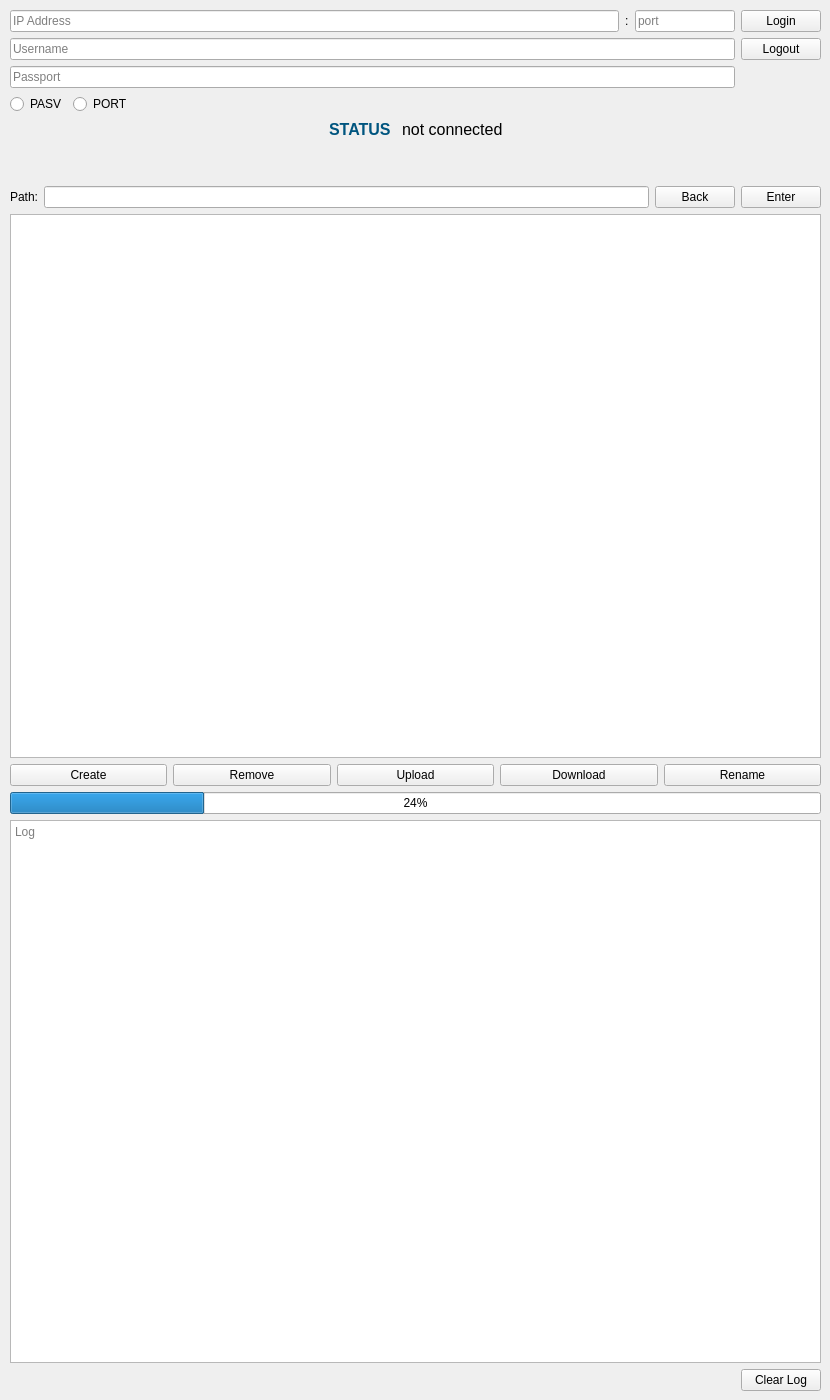
<?xml version="1.0" encoding="UTF-8"?>
<ui version="4.0">
 <class>ClientWindow</class>
 <widget class="QWidget" name="ClientWindow">
  <property name="geometry">
   <rect>
    <x>0</x>
    <y>0</y>
    <width>830</width>
    <height>1400</height>
   </rect>
  </property>
  <property name="sizePolicy">
   <sizepolicy hsizetype="Fixed" vsizetype="Fixed">
    <horstretch>0</horstretch>
    <verstretch>0</verstretch>
   </sizepolicy>
  </property>
  <property name="windowTitle">
   <string>ClientWindow</string>
  </property>
  <widget class="QWidget" name="verticalLayoutWidget">
   <property name="geometry">
    <rect>
     <x>10</x>
     <y>10</y>
     <width>811</width>
     <height>1381</height>
    </rect>
   </property>
   <layout class="QVBoxLayout" name="verticalLayout" stretch="0,0,0,0,4,0,0,4,0">
    <property name="sizeConstraint">
     <enum>QLayout::SetDefaultConstraint</enum>
    </property>
    <item>
     <layout class="QHBoxLayout" name="horizontalLayout">
      <item>
       <layout class="QVBoxLayout" name="verticalLayout_2">
        <item>
         <layout class="QHBoxLayout" name="horizontalLayout_5" stretch="0,0,0">
          <item>
           <widget class="QLineEdit" name="lineEdit_IP">
            <property name="sizePolicy">
             <sizepolicy hsizetype="Expanding" vsizetype="Fixed">
              <horstretch>10</horstretch>
              <verstretch>0</verstretch>
             </sizepolicy>
            </property>
            <property name="maxLength">
             <number>15</number>
            </property>
            <property name="placeholderText">
             <string>IP Address</string>
            </property>
           </widget>
          </item>
          <item>
           <widget class="QLabel" name="label">
            <property name="text">
             <string>:</string>
            </property>
           </widget>
          </item>
          <item>
           <widget class="QLineEdit" name="lineEdit_port">
            <property name="sizePolicy">
             <sizepolicy hsizetype="Expanding" vsizetype="Fixed">
              <horstretch>0</horstretch>
              <verstretch>0</verstretch>
             </sizepolicy>
            </property>
            <property name="minimumSize">
             <size>
              <width>30</width>
              <height>19</height>
             </size>
            </property>
            <property name="maximumSize">
             <size>
              <width>100</width>
              <height>50</height>
             </size>
            </property>
            <property name="styleSheet">
             <string notr="true"/>
            </property>
            <property name="maxLength">
             <number>5</number>
            </property>
            <property name="frame">
             <bool>true</bool>
            </property>
            <property name="placeholderText">
             <string>port</string>
            </property>
           </widget>
          </item>
         </layout>
        </item>
        <item>
         <widget class="QLineEdit" name="lineEdit_username">
          <property name="placeholderText">
           <string>Username</string>
          </property>
         </widget>
        </item>
        <item>
         <widget class="QLineEdit" name="lineEdit_password">
          <property name="echoMode">
           <enum>QLineEdit::Password</enum>
          </property>
          <property name="placeholderText">
           <string>Passport</string>
          </property>
         </widget>
        </item>
        <item>
         <layout class="QHBoxLayout" name="horizontalLayout_4">
          <item>
           <widget class="QRadioButton" name="radioButton_PASV">
            <property name="text">
             <string>PASV</string>
            </property>
           </widget>
          </item>
          <item>
           <widget class="QRadioButton" name="radioButton_PORT">
            <property name="text">
             <string>PORT</string>
            </property>
           </widget>
          </item>
          <item>
           <spacer name="horizontalSpacer">
            <property name="orientation">
             <enum>Qt::Horizontal</enum>
            </property>
            <property name="sizeHint" stdset="0">
             <size>
              <width>40</width>
              <height>20</height>
             </size>
            </property>
           </spacer>
          </item>
         </layout>
        </item>
       </layout>
      </item>
      <item>
       <layout class="QVBoxLayout" name="verticalLayout_3">
        <item>
         <widget class="QPushButton" name="pushButton_login">
          <property name="enabled">
           <bool>true</bool>
          </property>
          <property name="contextMenuPolicy">
           <enum>Qt::DefaultContextMenu</enum>
          </property>
          <property name="autoFillBackground">
           <bool>false</bool>
          </property>
          <property name="text">
           <string>Login</string>
          </property>
          <property name="checkable">
           <bool>false</bool>
          </property>
          <property name="autoDefault">
           <bool>false</bool>
          </property>
          <property name="default">
           <bool>false</bool>
          </property>
          <property name="flat">
           <bool>false</bool>
          </property>
         </widget>
        </item>
        <item>
         <widget class="QPushButton" name="pushButton_logout">
          <property name="text">
           <string>Logout</string>
          </property>
         </widget>
        </item>
        <item>
         <spacer name="verticalSpacer_2">
          <property name="orientation">
           <enum>Qt::Vertical</enum>
          </property>
          <property name="sizeHint" stdset="0">
           <size>
            <width>20</width>
            <height>40</height>
           </size>
          </property>
         </spacer>
        </item>
       </layout>
      </item>
     </layout>
    </item>
    <item>
     <layout class="QHBoxLayout" name="horizontalLayout_6">
      <item>
       <spacer name="horizontalSpacer_3">
        <property name="orientation">
         <enum>Qt::Horizontal</enum>
        </property>
        <property name="sizeHint" stdset="0">
         <size>
          <width>40</width>
          <height>20</height>
         </size>
        </property>
       </spacer>
      </item>
      <item>
       <widget class="QLabel" name="label_status">
        <property name="text">
         <string>&lt;html&gt;&lt;head/&gt;&lt;body&gt;&lt;p&gt;&lt;span style=&quot; font-size:12pt; font-weight:600; color:#00557f;&quot;&gt;STATUS &lt;/span&gt;&lt;/p&gt;&lt;/body&gt;&lt;/html&gt;</string>
        </property>
       </widget>
      </item>
      <item>
       <widget class="QLabel" name="label_status_content">
        <property name="sizePolicy">
         <sizepolicy hsizetype="Fixed" vsizetype="Fixed">
          <horstretch>0</horstretch>
          <verstretch>0</verstretch>
         </sizepolicy>
        </property>
        <property name="text">
         <string>&lt;html&gt;&lt;head/&gt;&lt;body&gt;&lt;p&gt;&lt;span style=&quot; font-size:12pt;&quot;&gt;not connected&lt;/span&gt;&lt;/p&gt;&lt;/body&gt;&lt;/html&gt;</string>
        </property>
       </widget>
      </item>
      <item>
       <spacer name="horizontalSpacer_2">
        <property name="orientation">
         <enum>Qt::Horizontal</enum>
        </property>
        <property name="sizeHint" stdset="0">
         <size>
          <width>40</width>
          <height>20</height>
         </size>
        </property>
       </spacer>
      </item>
     </layout>
    </item>
    <item>
     <spacer name="verticalSpacer">
      <property name="orientation">
       <enum>Qt::Vertical</enum>
      </property>
      <property name="sizeHint" stdset="0">
       <size>
        <width>20</width>
        <height>40</height>
       </size>
      </property>
     </spacer>
    </item>
    <item>
     <layout class="QHBoxLayout" name="horizontalLayout_3">
      <item>
       <widget class="QLabel" name="label_cwd">
        <property name="text">
         <string>Path:</string>
        </property>
       </widget>
      </item>
      <item>
       <widget class="QLineEdit" name="lineEdit_cwd"/>
      </item>
      <item>
       <widget class="QPushButton" name="pushButton_back">
        <property name="text">
         <string>Back</string>
        </property>
       </widget>
      </item>
      <item>
       <widget class="QPushButton" name="pushButton_enter">
        <property name="text">
         <string>Enter</string>
        </property>
       </widget>
      </item>
     </layout>
    </item>
    <item>
     <widget class="QTableWidget" name="tableWidget_ls"/>
    </item>
    <item>
     <layout class="QHBoxLayout" name="horizontalLayout_2">
      <item>
       <widget class="QPushButton" name="pushButton_mkdir">
        <property name="text">
         <string>Create</string>
        </property>
       </widget>
      </item>
      <item>
       <widget class="QPushButton" name="pushButton_rmdir">
        <property name="text">
         <string>Remove</string>
        </property>
       </widget>
      </item>
      <item>
       <widget class="QPushButton" name="pushButton_upload">
        <property name="text">
         <string>Upload</string>
        </property>
       </widget>
      </item>
      <item>
       <widget class="QPushButton" name="pushButton_download">
        <property name="text">
         <string>Download</string>
        </property>
       </widget>
      </item>
      <item>
       <widget class="QPushButton" name="pushButton_rename">
        <property name="text">
         <string>Rename</string>
        </property>
       </widget>
      </item>
     </layout>
    </item>
    <item>
     <widget class="QProgressBar" name="progressBar">
      <property name="value">
       <number>24</number>
      </property>
     </widget>
    </item>
    <item>
     <widget class="QTextEdit" name="textEdit_log">
      <property name="readOnly">
       <bool>true</bool>
      </property>
      <property name="html">
       <string>&lt;!DOCTYPE HTML PUBLIC &quot;-//W3C//DTD HTML 4.0//EN&quot; &quot;http://www.w3.org/TR/REC-html40/strict.dtd&quot;&gt;
&lt;html&gt;&lt;head&gt;&lt;meta name=&quot;qrichtext&quot; content=&quot;1&quot; /&gt;&lt;style type=&quot;text/css&quot;&gt;
p, li { white-space: pre-wrap; }
&lt;/style&gt;&lt;/head&gt;&lt;body style=&quot; font-family:'SimSun'; font-size:9pt; font-weight:400; font-style:normal;&quot;&gt;
&lt;p style=&quot;-qt-paragraph-type:empty; margin-top:0px; margin-bottom:0px; margin-left:0px; margin-right:0px; -qt-block-indent:0; text-indent:0px;&quot;&gt;&lt;br /&gt;&lt;/p&gt;&lt;/body&gt;&lt;/html&gt;</string>
      </property>
      <property name="placeholderText">
       <string>Log</string>
      </property>
     </widget>
    </item>
    <item>
     <layout class="QHBoxLayout" name="horizontalLayout_7">
      <item>
       <spacer name="horizontalSpacer_4">
        <property name="orientation">
         <enum>Qt::Horizontal</enum>
        </property>
        <property name="sizeHint" stdset="0">
         <size>
          <width>40</width>
          <height>20</height>
         </size>
        </property>
       </spacer>
      </item>
      <item>
       <widget class="QPushButton" name="pushButton_clear_log">
        <property name="text">
         <string>Clear Log</string>
        </property>
       </widget>
      </item>
     </layout>
    </item>
   </layout>
  </widget>
 </widget>
 <resources/>
 <connections/>
</ui>
